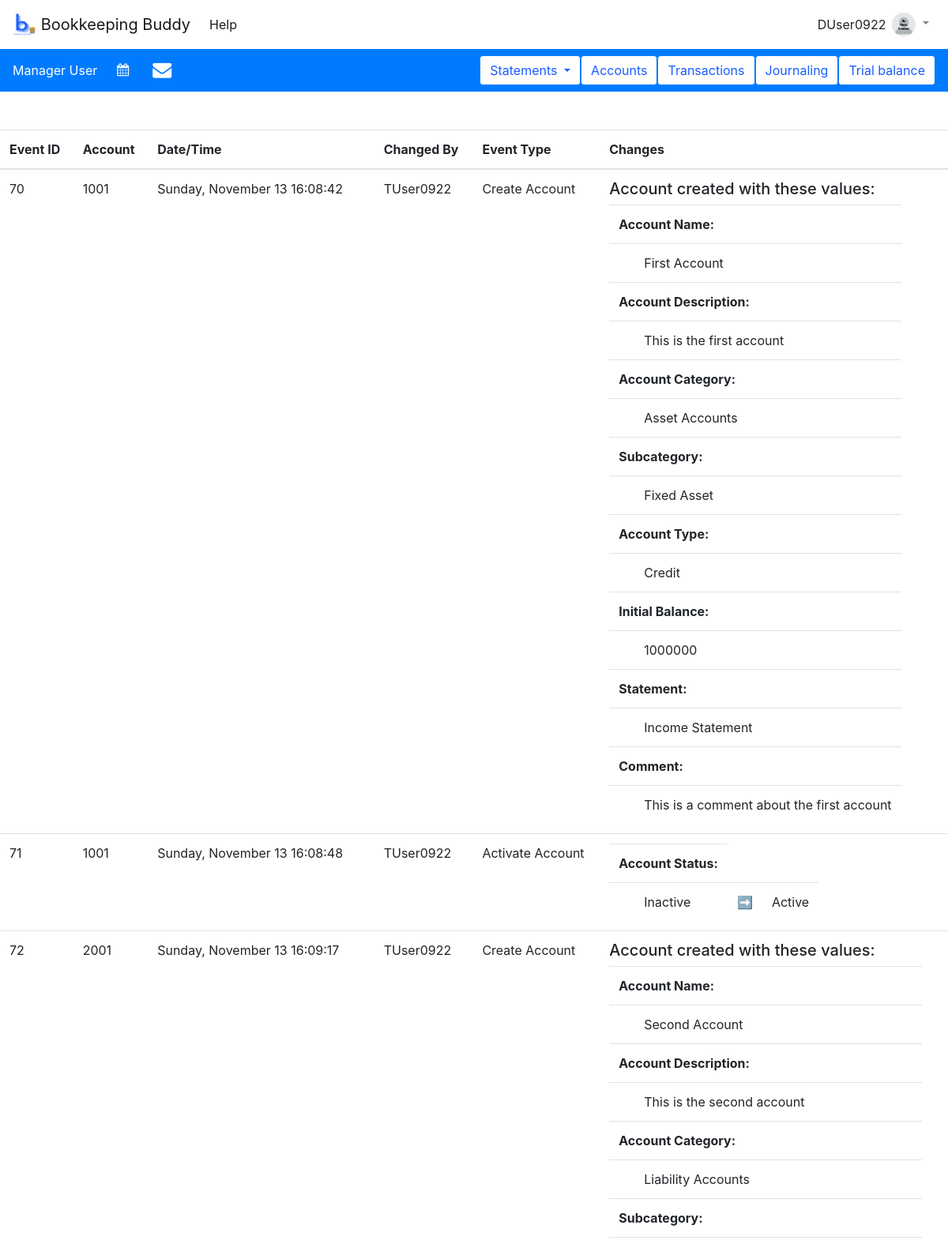
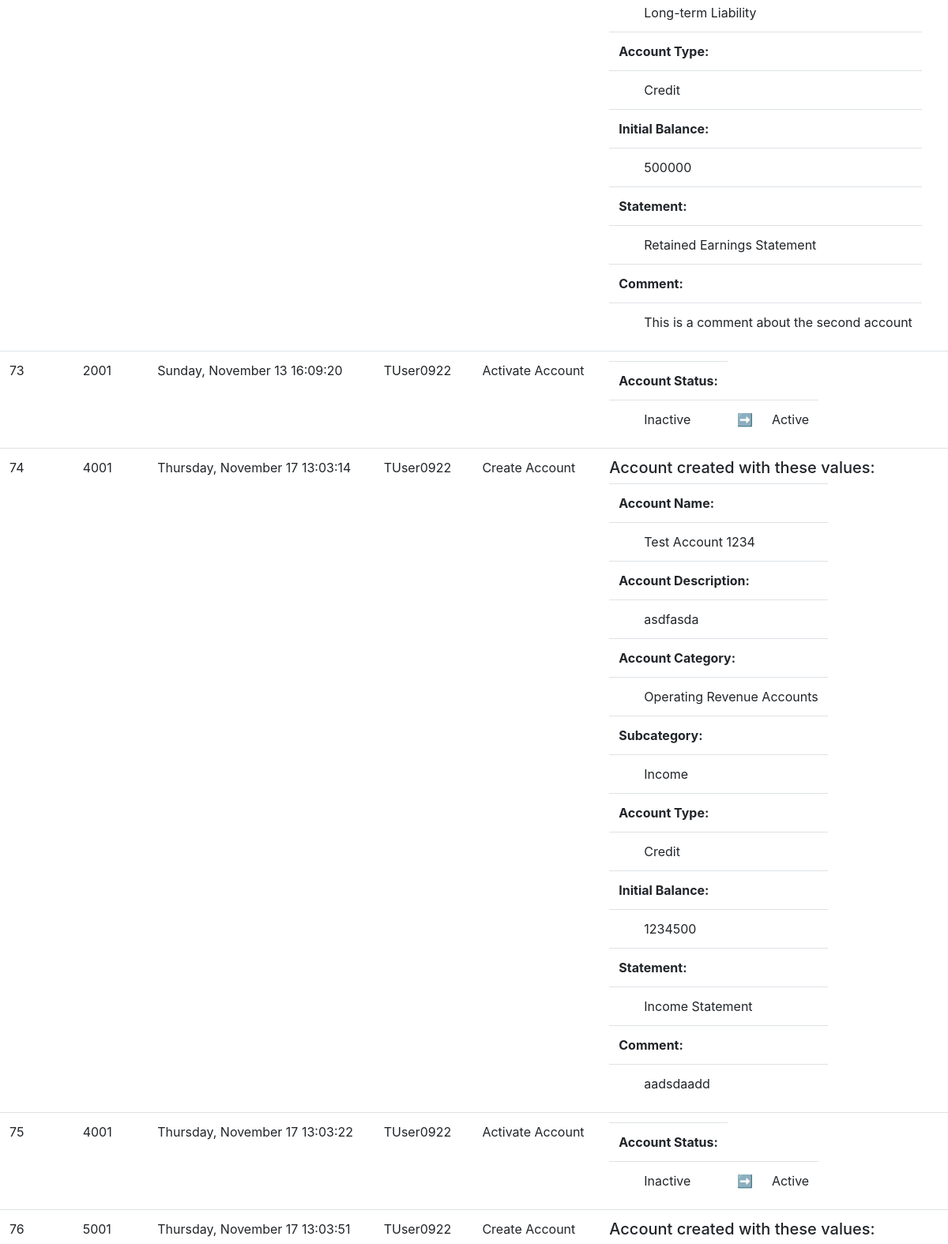
The app's page /fin_accts/view_logs (signed in, upper part) with its own data (2 pictures, top to bottom).
### tables this page shows
CREATE TABLE users (
  username TEXT PRIMARY KEY UNIQUE,
  email_address TEXT NOT NULL,
  first_name TEXT NOT NULL,
  last_name TEXT NOT NULL,
  active INTEGER NOT NULL,
  role INTEGER NOT NULL,
  picture BLOB,
  password TEXT NOT NULL,
  address TEXT NOT NULL,
  DOB TEXT NOT NULL,
  old_passwords TEXT NOT NULL,
  password_refresh_date TEXT NOT NULL,
  incorrect_login_attempts INTEGER NOT NULL,
  suspend_start_date TEXT,
  suspend_end_date TEXT,
  creation_date TEXT NOT NULL,
  first_pet TEXT NOT NULL,
  city_born TEXT NOT NULL,
  year_graduated_hs INTEGER NOT NULL
);

CREATE TABLE events (
    /* Unique identifier for each event logged */
    event_id INTEGER PRIMARY KEY AUTOINCREMENT UNIQUE,
    /* Account associated with the change */
    account INTEGER NOT NULL REFERENCES accounts(acct_num),
    /* User who made the change */
    user_id TEXT NOT NULL REFERENCES users(username),
    /* date and time when the change was committed */
    timestamp TEXT NOT NULL,
    /* JSON object of all account values before change */
    before_values TEXT,
    /* JSON object of all account values after change */
    after_values TEXT NOT NULL,
    /* Type of edit to the table (New account, deactivate, edit, etc.) */
    edit_type INTEGER NOT NULL
);

CREATE TABLE acct_categories (
    /* name of this category */
    name TEXT NOT NULL,
    /* unique identifier for this category */
    number INTEGER PRIMARY KEY UNIQUE
);

CREATE TABLE subcategories (
    /* Unique ID for this subcategory */
    id_num INTEGER PRIMARY KEY AUTOINCREMENT UNIQUE,
    /* Which category does this subcategory belong to? */
    category INTEGER REFERENCES acct_categories(number),
    /* Name of this subcategory */
    name TEXT NOT NULL
);

CREATE TABLE statements(
    /* unique identifier for this statement */
    number INTEGER PRIMARY KEY UNIQUE,
    /* name of this statement */
    name TEXT NOT NULL
);

### appl_domain/fin_accts.py (the view)
@bp.route('/view_logs/<account_num>', methods=('GET',))
@bp.route('/view_logs', methods=('GET',))
@login_required
def view_logs(account_num=None):
    db = get_db()
    if account_num is not None:
        events = db.execute(
            "SELECT * FROM events WHERE account = ?", (account_num,)
        ).fetchall()
    else:
        events = db.execute(
            "SELECT * FROM events"
        ).fetchall()
    events2 = []
    for event in events:
        temp_dict = {}
        temp_dict['event_id'] = event[0]
        temp_dict["event_id"] = event[0]
        temp_dict["account"] = event[1]
        temp_dict["user_id"] = event[2]
        temp_dict["timestamp"] = datetime.fromisoformat(event[3]).strftime("%A, %B %d %X")
        temp_dict["edit_type"] = event[6]
        if (event[4] is None) or (event[4] in ('Active', 'Inactive')):
            temp_dict['before_values'] = event[4]
        else:
            temp_dict['before_values'] = json.loads(event[4])
        if event[5] in ('Active', 'Inactive'):
            temp_dict['after_values'] = event[5]
        else:
            temp_dict['after_values'] = json.loads(event[5])
        events2.append(temp_dict)
    categories = db.execute("SELECT * FROM acct_categories").fetchall()
    cat_dict = {}
    for count, category in enumerate(categories, start=1):
        cat_dict[count] = category['name']
    subcategories = db.execute("SELECT * FROM subcategories").fetchall()
    subcat_dict = {}
    for count, subcategory in enumerate(subcategories, start=1):
        subcat_dict[count] = subcategory['name']
    statements = db.execute("SELECT * FROM statements").fetchall()
    statements_dict = {}
    for count, statement in enumerate(statements, start=1):
        statements_dict[count] = statement['name']
    return render_template('fin_accts/view_logs.html',
                           events=events2,
                           account_num=account_num,
                           categories=cat_dict,
                           subcategories=subcat_dict,
                           statements=statements_dict)

### appl_domain/auth.py (called while the page is built)
def login_required(view):
    @functools.wraps(view)
    def wrapped_view(**kwargs):
        if g.user is None:
            return redirect(url_for('auth.login'))
        return view(**kwargs)
    return wrapped_view

@bp.before_app_request
def load_logged_in_user():
    username = session.get('username')
    if username is None:
        g.user = None
    else:
        g.user = get_db().execute(
            "SELECT * FROM users WHERE username = ?", (username,)
        ).fetchone()

### appl_domain/db.py (called while the page is built)
def get_db():
    if 'db' not in g:
        g.db = sqlite3.connect(
            current_app.config['DATABASE'],
            detect_types=sqlite3.PARSE_DECLTYPES
        )
        g.db.row_factory = sqlite3.Row
    return g.db

### appl_domain/templates/fin_accts/view_logs.html (shortened to what this page needs)
{% extends 'base.html' %}
{% block content %}
    <header style="color: white; font-size: xx-large; font-weight: bold">
    </header>
    <table class="table">
        <thead>
            <th>Event ID</th>
            {% if not account_num %}
                <th>Account</th>
            {% endif %}
            <th>Date/Time</th>
            <th>Changed By</th>
            <th>Event Type</th>
            <th>Changes</th>
        </thead>
            {% for event in events %}
                <tr class="table">
                    <td>{{ event['event_id'] }}</td>
                    {% if not account_num %}
                        <td>{{ event['account'] }}</td>
                    {% endif %}
                    <td>{{ event['timestamp'] }}</td>
                    <td>{{ event['user_id'] }}</td>
                    <td>
                        {% if event['edit_type'] == 1 %}
                            Create Account
                        {% elif event['edit_type'] == 2 %}
                            Edit Account
                        {% elif event['edit_type'] == 3 %}
                            Deactivate Account
                        {% elif event['edit_type'] == 4 %}
                            Activate Account
                        {% else %}
                            Other
                        {% endif %}
                    </td>
                    <td>
                        {% if event['edit_type'] == 1 %}
                            <table>
                                <h5>Account created with these values:</h5>
                                <tr><th>Account Name:</th></tr>
                                <tr><td style="text-indent: 2em">{{ event['after_values'][0] }}</td></tr>
                                <tr><th>Account Description:</th></tr>
                                <tr><td style="text-indent: 2em">{{ event['after_values'][1] }}</td></tr>
                                <tr><th>Account Category:</th></tr>
                                <tr><td style="text-indent: 2em">{{ categories[event['after_values'][2]] }}</td></tr>
                                <tr><th>Subcategory:</th></tr>
                                <tr><td style="text-indent: 2em">{{ subcategories[event['after_values'][3]] }}</td></tr>
                                <tr><th>Account Type:</th></tr>
                                <tr><td style="text-indent: 2em">
                                    {% if event['before_values'][4] == 1 %}
                                        Debit
                                    {% else %}
                                        Credit
                                    {% endif %}
                                </td></tr>
                                <tr><th>Initial Balance:</th></tr>
                                <tr><td style="text-indent: 2em">{{ event['after_values'][5] }}</td></tr>
                                <tr><th>Statement:</th></tr>
                                <tr><td style="text-indent: 2em">{{ statements[event['after_values'][9]] }}</td></tr>
                                <tr><th>Comment:</th></tr>
                                <tr><td style="text-indent: 2em">{{ event['after_values'][10] }}</td></tr>
                            </table>
                        {% elif (event['edit_type'] == 3) or (event['edit_type'] == 4) %}
                            <table>
                                <tr><th>Account Status:</th></tr>
                                <tr><td style="text-indent: 2em">{{ event['before_values'] }}</td><td>➡</td><td>{{ event['after_values'] }}</td></tr>
                            </table>
                        {% endif %}
                    </td>
                </tr>
        {% endfor %}
    </table>
{% endblock %}

### appl_domain/templates/base.html (shortened to what this page needs)
<!DOCTYPE html>
<html lang="en" xmlns="http://www.w3.org/1999/html" xmlns="http://www.w3.org/1999/html">
  <head>
     <link rel="stylesheet" href="{{url_for('static', filename = 'index.css') }}"/>
      <link rel="stylesheet" href="{{url_for('static', filename = 'datatable.css') }}"/>
      <link rel="stylesheet" href="{{url_for('static', filename = 'dateTime.css') }}"/>
    <link rel="stylesheet" href="https://cdn.jsdelivr.net/npm/bootstrap@4.5.3/dist/css/bootstrap.min.css">
       <link rel="stylesheet" href="https://cdnjs.cloudflare.com/ajax/libs/bootstrap-datepicker/1.9.0/css/bootstrap-datepicker.min.css" />
    <link rel="stylesheet" href="https://cdnjs.cloudflare.com/ajax/libs/font-awesome/4.7.0/css/font-awesome.min.css" />
          <link rel = "stylesheet" href = "https://cdn.datatables.net/fixedheader/3.2.3/css/fixedHeader.dataTables.min.css">
  </head>
<body>
<nav class="navbar sticky-top navbar-expand-lg navbar-light bg-white" style="position: relative; z-index: 999; overflow: visible">
    <a class="navbar-brand" href = {{ url_for('mainpage') }} > <img src="{{ url_for('static', filename='logo_cropped.png') }}" width="30" height="30" class="d-inline-block align-top" alt="Site logo">
        Bookkeeping Buddy
    </a>
    {%  if g.user %}
        <div class="collapse navbar-collapse" id="navbarSupportedContent">
            <ul class="navbar-nav mr-auto">
                <li class="nav-item active">
                    <a class="nav-link" href="{{ url_for('auth.help') }}">Help</a>
                </li>
            </ul>
            <div id="username" >{{ g.user['username'] }}</div>
            <ul class="navbar-nav mr-right">
                <li class="nav-item dropdown" style="position: relative; z-index: 999; overflow: visible">
                    {% if g.user['picture'] %}
                        <a class="nav-link dropdown-toggle" href="#" id="navbarDropdown" role="button" data-toggle="dropdown" aria-haspopup="true" aria-expanded="false">
                            <img class = "rounded-circle" width="30" height="30" alt="User's profile picture"/>
                        </a>
                        <div class="dropdown-menu dropdown-menu-right" aria-labelledby="navbarDropdown">
                            <a class="dropdown-item" href="{{ url_for('auth.my_account') }}">My Account</a>
                            <a class="dropdown-item" href="{{ url_for('auth.manage_users')}}" >Manage Users</a>
                            <div class="dropdown-divider"></div>
                            <a class="dropdown-item" href="{{ url_for('auth.logout') }}">Log Out</a>
                        </div>
                    {% else %}
                        <a class="nav-link dropdown-toggle" href="#" id="navbarDropdown" role="button" data-toggle="dropdown" aria-haspopup="true" aria-expanded="false">
                            <img src="{{ url_for('static', filename='no_photo.png') }}" class = "rounded-circle" width="30" height="30" alt="Placeholder profile picture"/>
                        </a>
                    {% endif %}
                </li>
            </ul>
        </div>
    {% endif %}
</nav>
{%  if g.user %}
    <nav class="navbar navbar-expand-lg navbar-light bg-primary">
        <div id="fullname" style="text-align: left; margin-right: 5vh; color: white">{{ g.user['first_name'] }} {{ g.user['last_name'] }}</div>
  <div class="collapse navbar-collapse" id="navbarSupportedContent1">
    <ul class="navbar-nav mr-auto">
      <li class="nav-item active">
          <form  class="form-inline">
        <div class = "row form-group">
               <div>
                   <i id = "datepicker" class = "fa fa-calendar" style="color: white"></i>
               </div>
                        </div>
      </li>
        <li class="nav-item active">
                        <div >
                            <a href={{ url_for('fin_accts.email') }}><i class="fa fa-envelope" style="font-size:24px; color:white; padding-left:30px"></i></a>
                        </div>
        </li>
    </ul>
    <form class="form-inline my-2 my-lg-0">
       <div class="dropdown">
              <button  data-placement="top" title="Create and view financial account statements" class="btn btn-primary dropdown-toggle" type="button" data-toggle="dropdown" style="background-color: white; color: #185DFF">Statements
              </button>
            </div>
 <button type="button" class="btn btn-outline-primary" data-toggle="tooltip" data-placement="top" title="View chart of accounts or create a new account" style = "background-color: white; color: #185DFF"  onclick="window.location.href='{{ url_for('fin_accts.view_accounts')}}'">Accounts</button>
        <button type="button" class="btn btn-outline-primary" data-toggle="tooltip" data-placement="top" title="View transactions or create a new transaction" style = "background-color: white; color: #185DFF" >Transactions</button>
        <button type="button" class="btn btn-outline-primary" style = "background-color: white; color: #185DFF" data-toggle="tooltip" data-placement="top" title="Create and view journal entries" onclick="window.location.href='{{ url_for('journaling.journal') }}'">Journaling</button>
        <button type="button" class="btn btn-outline-primary" style = "background-color: white; color: #185DFF" data-toggle="tooltip" data-placement="top" title="Create a trial balance" onclick="window.location.href='{{ url_for('statements.trial_balance') }}'">Trial balance</button>
    </form>
  </div>
</nav>
{% endif %}
</body>
<section class="content">
    {% block content %}{% endblock %}
</section>
</html>

### appl_domain/static/index.css (style rules this page uses)
body { background-image: url("backgroundbb.jpg"); background-repeat: no-repeat; background-attachment: fixed; background-size: cover; background-color: #CFCFCF; height: 500px; background-position: center center; position: relative; }
.table { background-color: white; }

### appl_domain/templates/base.html (style rules this page uses)
* { margin: 0; padding: 0; }

### records on screen
users: user.username "DUser0922", user.first_name "Manager", user.last_name "User"
events: event_id "70", account "1001", timestamp "Sunday, November 13 16:08:42", user_id "TUser0922", edit_type "Create Account", event "First Account", event "This is the first account", shows "Credit", event "1000000", event "This is a comment about the first account"
acct_categories: name "Asset Accounts"
subcategories: name "Fixed Asset"
statements: name "Income Statement"
events: event_id "71", account "1001", timestamp "Sunday, November 13 16:08:48", user_id "TUser0922", edit_type "Activate Account", before_values "Inactive", after_values "Active"
events: event_id "72", account "2001", timestamp "Sunday, November 13 16:09:17", user_id "TUser0922", edit_type "Create Account", event "Second Account", event "This is the second account", shows "Credit", event "500000", event "This is a comment about the second account"
acct_categories: name "Liability Accounts"
subcategories: name "Long-term Liability"
statements: name "Retained Earnings Statement"
events: event_id "73", account "2001", timestamp "Sunday, November 13 16:09:20", user_id "TUser0922", edit_type "Activate Account", before_values "Inactive", after_values "Active"
events: event_id "74", account "4001", timestamp "Thursday, November 17 13:03:14", user_id "TUser0922", edit_type "Create Account", event "Test Account 1234", event "asdfasda", shows "Credit", event "1234500", event "aadsdaadd"
acct_categories: name "Operating Revenue Accounts"
subcategories: name "Income"
events: event_id "75", account "4001", timestamp "Thursday, November 17 13:03:22", user_id "TUser0922", edit_type "Activate Account", before_values "Inactive", after_values "Active"
events: event_id "76", account "5001", timestamp "Thursday, November 17 13:03:51", user_id "TUser0922", edit_type "Create Account"
